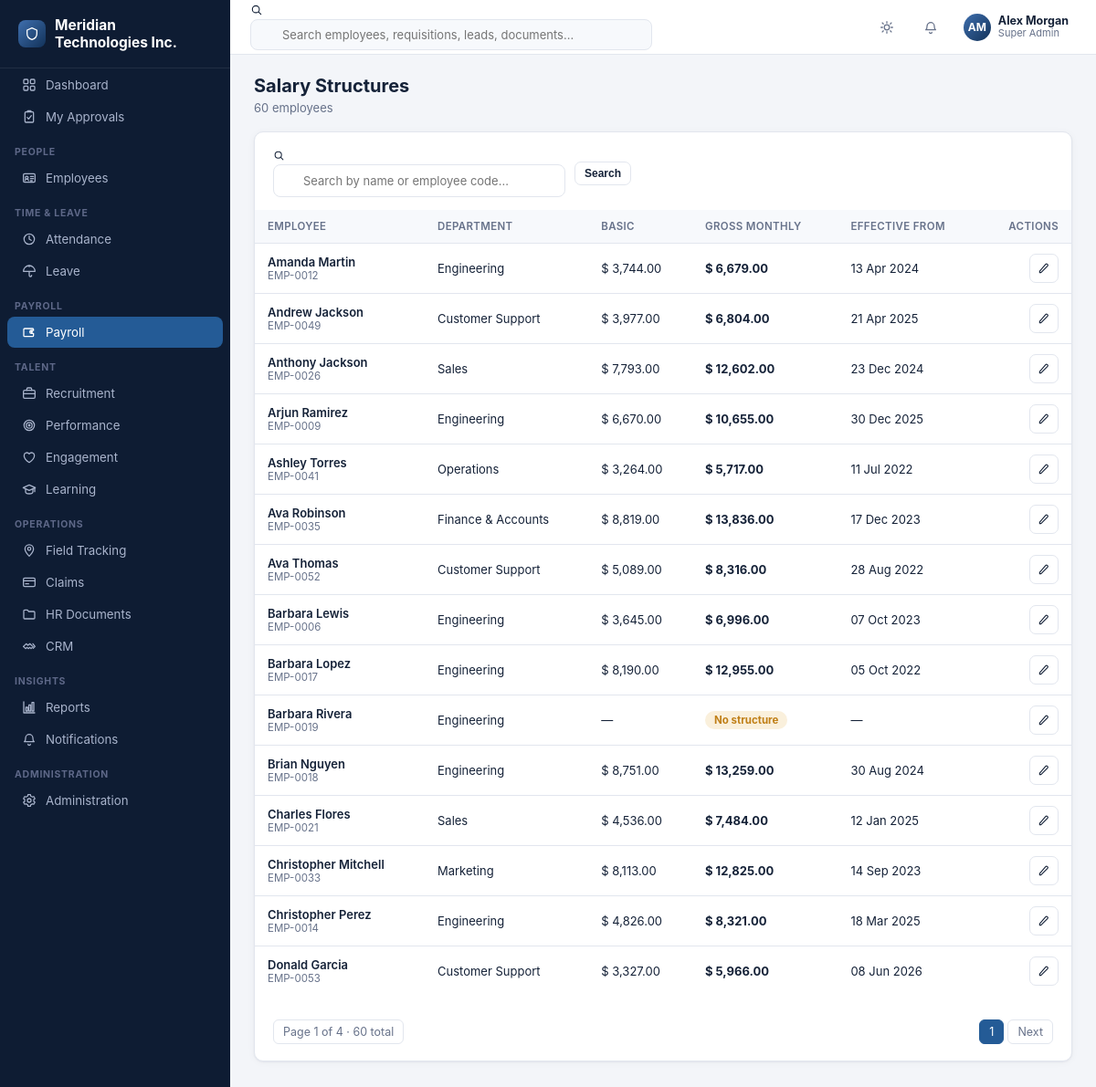
Page /payroll/structures (signed in) on the committed database.
### tables this page shows
CREATE TABLE company_settings (
    id INTEGER PRIMARY KEY CHECK (id = 1),
    company_name TEXT NOT NULL DEFAULT 'Your Company',
    logo_path TEXT,
    address TEXT,
    city TEXT,
    state TEXT,
    country TEXT,
    pincode TEXT,
    phone TEXT,
    email TEXT,
    website TEXT,
    gstin TEXT,
    pan TEXT,
    currency_symbol TEXT NOT NULL DEFAULT '$',
    fiscal_year_start_month INTEGER NOT NULL DEFAULT 4,
    updated_at TEXT NOT NULL DEFAULT (datetime('now'))
);

CREATE TABLE users (
    id INTEGER PRIMARY KEY AUTOINCREMENT,
    username TEXT NOT NULL UNIQUE,
    password_hash TEXT NOT NULL,
    full_name TEXT NOT NULL,
    email TEXT,
    phone TEXT,
    role_id INTEGER NOT NULL REFERENCES roles(id),
    employee_id INTEGER REFERENCES employees(id),
    is_active INTEGER NOT NULL DEFAULT 1,
    last_login_at TEXT,
    created_at TEXT NOT NULL DEFAULT (datetime('now'))
);

CREATE TABLE roles (
    id INTEGER PRIMARY KEY AUTOINCREMENT,
    name TEXT NOT NULL UNIQUE,
    description TEXT,
    is_system INTEGER NOT NULL DEFAULT 0,
    created_at TEXT NOT NULL DEFAULT (datetime('now'))
);

CREATE TABLE salary_structures (
    id INTEGER PRIMARY KEY AUTOINCREMENT,
    employee_id INTEGER NOT NULL REFERENCES employees(id) ON DELETE CASCADE,
    effective_from TEXT NOT NULL,
    basic REAL NOT NULL DEFAULT 0,
    hra REAL NOT NULL DEFAULT 0,
    conveyance REAL NOT NULL DEFAULT 0,
    medical REAL NOT NULL DEFAULT 0,
    special_allowance REAL NOT NULL DEFAULT 0,
    other_allowance REAL NOT NULL DEFAULT 0,
    pf_employee_pct REAL NOT NULL DEFAULT 12,
    esi_employee_pct REAL NOT NULL DEFAULT 0.75,
    professional_tax REAL NOT NULL DEFAULT 200,
    income_tax_monthly REAL NOT NULL DEFAULT 0,
    is_active INTEGER NOT NULL DEFAULT 1
);

CREATE TABLE employees (
    id INTEGER PRIMARY KEY AUTOINCREMENT,
    employee_code TEXT NOT NULL UNIQUE,
    photo_path TEXT,
    first_name TEXT NOT NULL,
    last_name TEXT NOT NULL,
    gender TEXT,
    dob TEXT,
    marital_status TEXT,
    blood_group TEXT,
    personal_email TEXT,
    personal_phone TEXT,
    emergency_contact_name TEXT,
    emergency_contact_phone TEXT,

    department_id INTEGER REFERENCES departments(id),
    designation_id INTEGER REFERENCES designations(id),
    location_id INTEGER REFERENCES locations(id),
    reporting_manager_id INTEGER REFERENCES employees(id),
    employment_type TEXT NOT NULL DEFAULT 'Full-time',
    employment_status TEXT NOT NULL DEFAULT 'Active',
    date_of_joining TEXT,
    date_of_confirmation TEXT,
    date_of_exit TEXT,
    work_email TEXT,
    work_phone TEXT,

    current_address TEXT,
    permanent_address TEXT,
    city TEXT,
    state TEXT,
    country TEXT,
    pincode TEXT,

    bank_name TEXT,
    bank_account_no TEXT,
    bank_ifsc TEXT,
    pan_number TEXT,
    aadhaar_number TEXT,
    uan_number TEXT,
    pf_number TEXT,

    created_at TEXT NOT NULL DEFAULT (datetime('now')),
    updated_at TEXT NOT NULL DEFAULT (datetime('now')),
    created_by INTEGER REFERENCES users(id),
    is_deleted INTEGER NOT NULL DEFAULT 0
);

CREATE TABLE departments (
    id INTEGER PRIMARY KEY AUTOINCREMENT,
    name TEXT NOT NULL UNIQUE,
    code TEXT,
    parent_id INTEGER REFERENCES departments(id),
    head_employee_id INTEGER REFERENCES employees(id),
    is_active INTEGER NOT NULL DEFAULT 1
);

### blueprints/payroll.py (the view)
@bp.route("/structures")
@permission_required("payroll.structures.view_all")
def structures_list():
    q = request.args.get("q", "").strip()
    page, per_page = paginate_args(request)
    where = ["e.is_deleted = 0"]
    args = []
    if q:
        where.append("(e.first_name LIKE ? OR e.last_name LIKE ? OR e.employee_code LIKE ?)")
        args.extend([f"%{q}%", f"%{q}%", f"%{q}%"])
    where_sql = " AND ".join(where)
    total = db.query(f"SELECT COUNT(*) c FROM employees e WHERE {where_sql}", args, one=True)["c"]
    offset = (page - 1) * per_page
    rows = db.query(
        f"""SELECT e.id as employee_id, e.employee_code, e.first_name, e.last_name,
                   e.employment_status, d.name as department_name,
                   ss.id as structure_id, ss.basic, ss.hra, ss.conveyance, ss.medical,
                   ss.special_allowance, ss.other_allowance, ss.effective_from
            FROM employees e
            LEFT JOIN departments d ON d.id = e.department_id
            LEFT JOIN salary_structures ss ON ss.employee_id = e.id AND ss.is_active = 1
            WHERE {where_sql}
            ORDER BY e.first_name, e.last_name
            LIMIT ? OFFSET ?""",
        args + [per_page, offset],
    )
    display_rows = []
    for r in rows:
        d = dict(r)
        if d["structure_id"]:
            d["gross"] = sum(d[c] or 0 for c in EARNING_COLS)
        else:
            d["gross"] = None
        display_rows.append(d)
    import math
    pages = max(1, math.ceil(total / per_page))
    return render_template(
        "payroll/structures_list.html", rows=display_rows, q=q,
        page=page, pages=pages, total=total, per_page=per_page,
        can_edit=has_permission("payroll.structures.edit"),
    )

### templates/payroll/structures_list.html (shortened to what this page needs)
{% extends "base.html" %}
{% import "partials/icons.html" as ic %}
{% block content %}
<div class="page-head">
  <div>
    <h1>Salary Structures</h1>
    <div class="sub">{{ total }} employee{{ 's' if total != 1 else '' }}</div>
  </div>
</div>
<div class="card">
  <div class="card-pad" style="padding-bottom:0">
    <form class="toolbar" method="get">
      <div class="search-box">
        {{ ic.icon('search',13) }}
        <input type="text" name="q" value="{{ q }}" placeholder="Search by name or employee code...">
      </div>
      <button class="btn sm" type="submit">Search</button>
    </form>
  </div>
  <div class="table-wrap">
    {% if rows %}
    <table class="dt">
      <thead><tr>
        <th>Employee</th><th>Department</th><th>Basic</th><th>Gross Monthly</th>
        <th>Effective From</th><th style="text-align:right">Actions</th>
      </tr></thead>
      <tbody>
        {% for r in rows %}
        <tr>
          <td>
            <div style="font-weight:600">{{ r.first_name }} {{ r.last_name }}</div>
            <div class="text-muted" style="font-size:11.5px">{{ r.employee_code }}</div>
          </td>
          <td>{{ r.department_name or '—' }}</td>
          <td>{{ r.basic|money if r.structure_id else '—' }}</td>
          <td>
            {% if r.structure_id %}
              <strong>{{ r.gross|money }}</strong>
            {% else %}
              <span class="badge amber">No structure</span>
            {% endif %}
          </td>
          <td>{{ r.effective_from|fmt_date if r.structure_id else '—' }}</td>
          <td>
            <div class="row-actions">
              {% if can_edit %}
              <a class="btn sm btn-icon" href="{{ url_for('payroll.structure_edit', employee_id=r.employee_id) }}" title="{{ 'Edit' if r.structure_id else 'Create' }} structure">{{ ic.icon('pencil',14) }}</a>
              {% endif %}
            </div>
          </td>
        </tr>
        {% endfor %}
      </tbody>
    </table>
    {% else %}
    <div class="empty-state">
      <div class="ic">{{ ic.icon('wallet', 34) }}</div>
      <p>No employees found{{ ' for "%s"'|format(q) if q else '' }}.</p>
    </div>
    {% endif %}
  </div>
  <div class="card-pad" style="padding-top:12px">
    {% include "partials/pagination.html" %}
  </div>
</div>
{% endblock %}

### templates/base.html (shortened to what this page needs)
<!doctype html>
<html lang="en">
<head>
<link rel="stylesheet" href="{{ url_for('static', filename='css/style.css') }}">
</head>
<body>
{% import "partials/icons.html" as ic %}
{% set ep = request.endpoint or '' %}
<div class="app">
  <aside class="sidebar" id="sidebar">
    <div class="sidebar-brand"><span class="logo-dot">{{ ic.icon('shield', 16) }}</span> <span>{{ company.company_name if company else 'Enterprise HR' }}</span></div>
    <nav>
      <div class="nav-item {{ 'active' if ep=='dashboard.index' }}" onclick="location.href='{{ url_for('dashboard.index') }}'">
        {{ ic.icon('grid') }} <span>Dashboard</span>
      </div>
      <div class="nav-item {{ 'active' if ep=='dashboard.my_approvals' }}" onclick="location.href='{{ url_for('dashboard.my_approvals') }}'">
        {{ ic.icon('clipboard-check') }} <span>My Approvals</span>
      </div>
      {% if has_permission('employees.employees.view') %}
      <div class="nav-section">People</div>
      <div class="nav-item {{ 'active' if ep.startswith('employees.') }}" onclick="location.href='{{ url_for('employees.list_view') }}'">{{ ic.icon('id-card') }} <span>Employees</span></div>
      {% endif %}
      {% if has_permission('attendance.attendance.view') %}
      <div class="nav-section">Time &amp; Leave</div>
      <div class="nav-item {{ 'active' if ep.startswith('attendance.') }}" onclick="location.href='{{ url_for('attendance.daily') }}'">{{ ic.icon('clock') }} <span>Attendance</span></div>
      {% endif %}
      {% if has_permission('leave.requests.view') %}
      <div class="nav-item {{ 'active' if ep.startswith('leave.') }}" onclick="location.href='{{ url_for('leave.requests_list') }}'">{{ ic.icon('umbrella') }} <span>Leave</span></div>
      {% endif %}
      {% if has_permission('payroll.payslips.view') or has_permission('payroll.runs.view') %}
      <div class="nav-section">Payroll</div>
      <div class="nav-item {{ 'active' if ep.startswith('payroll.') }}" onclick="location.href='{{ url_for('payroll.runs_list') }}'">{{ ic.icon('wallet') }} <span>Payroll</span></div>
      {% endif %}
      {% if has_permission('recruitment.requisitions.view') %}
      <div class="nav-section">Talent</div>
      <div class="nav-item {{ 'active' if ep.startswith('recruitment.') }}" onclick="location.href='{{ url_for('recruitment.requisitions_list') }}'">{{ ic.icon('briefcase') }} <span>Recruitment</span></div>
      {% endif %}
      {% if has_permission('performance.goals.view') %}
      <div class="nav-item {{ 'active' if ep.startswith('performance.') }}" onclick="location.href='{{ url_for('performance.cycles_list') }}'">{{ ic.icon('target') }} <span>Performance</span></div>
      {% endif %}
      {% if has_permission('engagement.surveys.view') %}
      <div class="nav-item {{ 'active' if ep.startswith('engagement.') }}" onclick="location.href='{{ url_for('engagement.surveys_list') }}'">{{ ic.icon('heart') }} <span>Engagement</span></div>
      {% endif %}
      {% if has_permission('learning.courses.view') %}
      <div class="nav-item {{ 'active' if ep.startswith('learning.') }}" onclick="location.href='{{ url_for('learning.courses_list') }}'">{{ ic.icon('graduation') }} <span>Learning</span></div>
      {% endif %}
      {% if has_permission('field.visits.view') %}
      <div class="nav-section">Operations</div>
      <div class="nav-item {{ 'active' if ep.startswith('field.') }}" onclick="location.href='{{ url_for('field.visits_list') }}'">{{ ic.icon('map-pin') }} <span>Field Tracking</span></div>
      {% endif %}
      {% if has_permission('claims.claims.view') %}
      <div class="nav-item {{ 'active' if ep.startswith('claims.') }}" onclick="location.href='{{ url_for('claims.claims_list') }}'">{{ ic.icon('credit-card') }} <span>Claims</span></div>
      {% endif %}
      {% if has_permission('documents.documents.view') %}
      <div class="nav-item {{ 'active' if ep.startswith('documents.') }}" onclick="location.href='{{ url_for('documents.list_view') }}'">{{ ic.icon('folder') }} <span>HR Documents</span></div>
      {% endif %}
      {% if has_permission('crm.customers.view') %}
      <div class="nav-item {{ 'active' if ep.startswith('crm.') }}" onclick="location.href='{{ url_for('crm.customers_list') }}'">{{ ic.icon('handshake') }} <span>CRM</span></div>
      {% endif %}
      {% if has_permission('reports.reports.view') %}
      <div class="nav-section">Insights</div>
      <div class="nav-item {{ 'active' if ep.startswith('reports.') }}" onclick="location.href='{{ url_for('reports.index') }}'">{{ ic.icon('chart') }} <span>Reports</span></div>
      {% endif %}
      <div class="nav-item {{ 'active' if ep.startswith('notifications.') }}" onclick="location.href='{{ url_for('notifications.index') }}'">{{ ic.icon('bell') }} <span>Notifications</span></div>
      {% if has_permission('admin.settings.view') or has_permission('admin.users.view') %}
      <div class="nav-section">Administration</div>
      <div class="nav-item {{ 'active' if ep.startswith('admin.') }}" onclick="location.href='{{ url_for('admin.settings') }}'">{{ ic.icon('cog') }} <span>Administration</span></div>
      {% endif %}
    </nav>
  </aside>
  <div class="main">
    <header class="topbar">
      <div class="search-box">
        {{ ic.icon('search', 14) }}
        <input type="text" placeholder="Search employees, requisitions, leads, documents..." oninput="onGlobalSearch(this)">
      </div>
      <div class="topbar-right">
        <button class="icon-btn" onclick="toggleTheme()" title="Toggle theme">{{ ic.icon('sun') }}</button>
        <div class="dropdown">
          <button class="icon-btn" data-dropdown-toggle title="Notifications">
            {{ ic.icon('bell') }}
          </button>
        </div>
        <div class="dropdown">
          <div class="user-chip" data-dropdown-toggle>
            <div class="avatar">{% if g.employee and g.employee.photo_path %}<img src="{{ url_for('static', filename='uploads/' + g.employee.photo_path) }}">{% else %}{{ (g.user.full_name if g.user else '??')|initials }}{% endif %}</div>
            <div style="display:flex;flex-direction:column;line-height:1.2">
              <span style="font-weight:650;font-size:12.5px">{{ g.user.full_name if g.user else 'Guest' }}</span>
              <span class="text-muted" style="font-size:11px">{{ g.user.role_name if g.user else '' }}</span>
            </div>
          </div>
        </div>
      </div>
    </header>
    <main class="content">
      {% block content %}{% endblock %}
    </main>
  </div>
</div>
</body>
</html>

### templates/partials/icons.html (shortened to what this page needs)
{% macro icon(name, size=16) %}
<svg xmlns="http://www.w3.org/2000/svg" width="{{ size }}" height="{{ size }}" viewBox="0 0 24 24" fill="none" stroke="currentColor" stroke-width="1.9" stroke-linecap="round" stroke-linejoin="round" style="flex-shrink:0">{{ (p[name] or p['grid'])|safe }}</svg>
{%- endmacro %}

### rows in the picture
company_settings: company_name "Meridian Technologies Inc."
users: full_name "AM", user "Alex Morgan"
roles: user "Super Admin"
salary_structures: first_name "Amanda", last_name "Martin", employee_code "EMP-0012", name "Engineering", basic "$ 3,744.00", gross "$ 6,679.00", effective_from|fmt_date "13 Apr 2024", {{ size }} 14 (drawn)
salary_structures: first_name "Andrew", last_name "Jackson", employee_code "EMP-0049", name "Customer Support", basic "$ 3,977.00", gross "$ 6,804.00", effective_from|fmt_date "21 Apr 2025", {{ size }} 14 (drawn)
salary_structures: first_name "Anthony", last_name "Jackson", employee_code "EMP-0026", name "Sales", basic "$ 7,793.00", gross "$ 12,602.00", effective_from|fmt_date "23 Dec 2024", {{ size }} 14 (drawn)
salary_structures: first_name "Arjun", last_name "Ramirez", employee_code "EMP-0009", name "Engineering", basic "$ 6,670.00", gross "$ 10,655.00", effective_from|fmt_date "30 Dec 2025", {{ size }} 14 (drawn)
salary_structures: first_name "Ashley", last_name "Torres", employee_code "EMP-0041", name "Operations", basic "$ 3,264.00", gross "$ 5,717.00", effective_from|fmt_date "11 Jul 2022", {{ size }} 14 (drawn)
salary_structures: first_name "Ava", last_name "Robinson", employee_code "EMP-0035", name "Finance & Accounts", basic "$ 8,819.00", gross "$ 13,836.00", effective_from|fmt_date "17 Dec 2023", {{ size }} 14 (drawn)
salary_structures: first_name "Ava", last_name "Thomas", employee_code "EMP-0052", name "Customer Support", basic "$ 5,089.00", gross "$ 8,316.00", effective_from|fmt_date "28 Aug 2022", {{ size }} 14 (drawn)
salary_structures: first_name "Barbara", last_name "Lewis", employee_code "EMP-0006", name "Engineering", basic "$ 3,645.00", gross "$ 6,996.00", effective_from|fmt_date "07 Oct 2023", {{ size }} 14 (drawn)
salary_structures: first_name "Barbara", last_name "Lopez", employee_code "EMP-0017", name "Engineering", basic "$ 8,190.00", gross "$ 12,955.00", effective_from|fmt_date "05 Oct 2022", {{ size }} 14 (drawn)
employees: first_name "Barbara", last_name "Rivera", employee_code "EMP-0019", name "Engineering", basic "—", shows "No structure", effective_from|fmt_date "—", {{ size }} 14 (drawn)
salary_structures: first_name "Brian", last_name "Nguyen", employee_code "EMP-0018", name "Engineering", basic "$ 8,751.00", gross "$ 13,259.00", effective_from|fmt_date "30 Aug 2024", {{ size }} 14 (drawn)
salary_structures: first_name "Charles", last_name "Flores", employee_code "EMP-0021", name "Sales", basic "$ 4,536.00", gross "$ 7,484.00", effective_from|fmt_date "12 Jan 2025", {{ size }} 14 (drawn)
salary_structures: first_name "Christopher", last_name "Mitchell", employee_code "EMP-0033", name "Marketing", basic "$ 8,113.00", gross "$ 12,825.00", effective_from|fmt_date "14 Sep 2023", {{ size }} 14 (drawn)
salary_structures: first_name "Christopher", last_name "Perez", employee_code "EMP-0014", name "Engineering", basic "$ 4,826.00", gross "$ 8,321.00", effective_from|fmt_date "18 Mar 2025", {{ size }} 14 (drawn)
salary_structures: first_name "Donald", last_name "Garcia", employee_code "EMP-0053", name "Customer Support", basic "$ 3,327.00", gross "$ 5,966.00", effective_from|fmt_date "08 Jun 2026", {{ size }} 14 (drawn)

### other values in the picture
{{ total }} "60"
{{ 's' if total != 1 else '' }} "s"
{{ page }} "1"
{{ pages }} "4"
